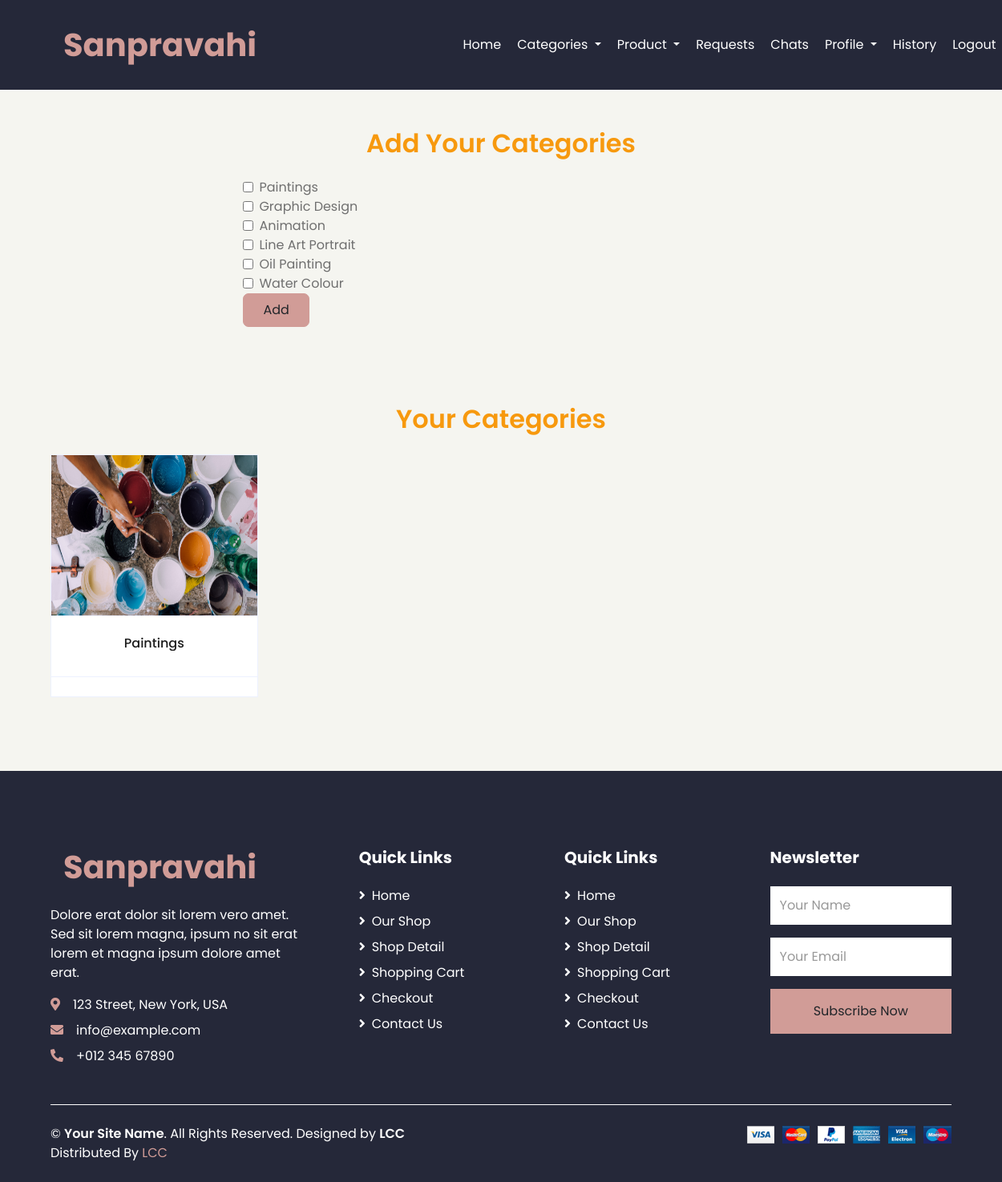
Page /freelancer-addcategory/ (signed in) on the committed database.
### artist_app/models.py (models this page shows)
class Category(models.Model):
    category=models.CharField(max_length=30)
    image=models.ImageField()

class FreelancerCategory(models.Model):
    freelancer_id=models.ForeignKey(FreelancerReg,on_delete=models.CASCADE)
    category_id=models.ForeignKey(Category,on_delete=models.CASCADE)

### artist_app/views.py (the view, shortened to what this page needs)
# urls.py: path('freelancer-addcategory/',views.freelancer_addcategory),
def freelancer_addcategory(request):
    categorystr=''
    categories=Category.objects.all()
    freelancer=request.session['fid']
    fdata=FreelancerReg.objects.get(f_log_id=freelancer)
    fcat=FreelancerCategory.objects.filter(freelancer_id=fdata)
    current=FreelancerReg.objects.filter(f_log_id=freelancer)
    return render(request,'freelancer/freelancer_addcategory.html',{'categories':categories,'current':current,'fcategories':fcat})

### templates/freelancer/freelancer_addcategory.html (shortened to what this page needs)
{% extends 'freelancer/freelancer_dashboard.html' %}
{% block content %}
<div class="container-fluid pt-5">
    <div class="text-center mb-4">
        <h2 style="font-weight: 600; color: #F7990e;">Add Your Categories</h2>
    </div>
    <div class="row px-xl-5 ">
        <div class="col-lg-7 mb-5 mx-auto">
            <div class="contact-form">
                <form method="post" enctype="multipart/form-data">
                    {% for category in categories %}
                    <div class="form-check">
                        <input class="form-check-input" name="cats" type="checkbox" value="{{category.id}}" id="flexCheckDefault">
                        <label class="form-check-label" for="flexCheckDefault">
                          {{category.category}}
                        </label>
                    </div>
                    {% endfor %}
                    <div>
                        <button class="btn btn-primary py-2 px-4" type="submit" style="border-radius: 7px;" >Add</button>
                    </div>
                </form>
            </div>
        </div>
    </div>
</div>
<div class="container-fluid pt-5">
    <div class="text-center mb-4">
        <h2 style="font-weight: 600; color: #F7990e;">Your Categories</h2>
    </div>
    <div class="row px-xl-5 pb-3">
        {% for category in fcategories %}
        <div class="col-lg-3 col-md-6 col-sm-12 pb-1">
            <div class="card product-item border-0 mb-4" >
                <div class="card-header product-img position-relative overflow-hidden bg-transparent border p-0">
                    <img class="img-fluid w-100" src="../../static/media/{{category.category_id.image}}" style="width: 100% !important; height: 200px !important; " alt="">
                </div>
                <div class="card-body border-left border-right text-center p-0 pt-4 pb-3">
                    <h6 class="text-truncate mb-3">{{category.category_id.category}}</h6>
                </div>
                <div class="card-footer d-flex justify-content-between bg-light border">
                </div>
            </div>
        </div>
        {% endfor %}
    </div>
</div>
{% endblock %}

### rows in the picture
Category: category "Paintings"
Category: category "Graphic Design"
Category: category "Animation"
Category: category "Line Art Portrait"
Category: category "Oil Painting"
Category: category "Water Colour"
FreelancerCategory: category_id.image (picture), category_id.category "Paintings"
